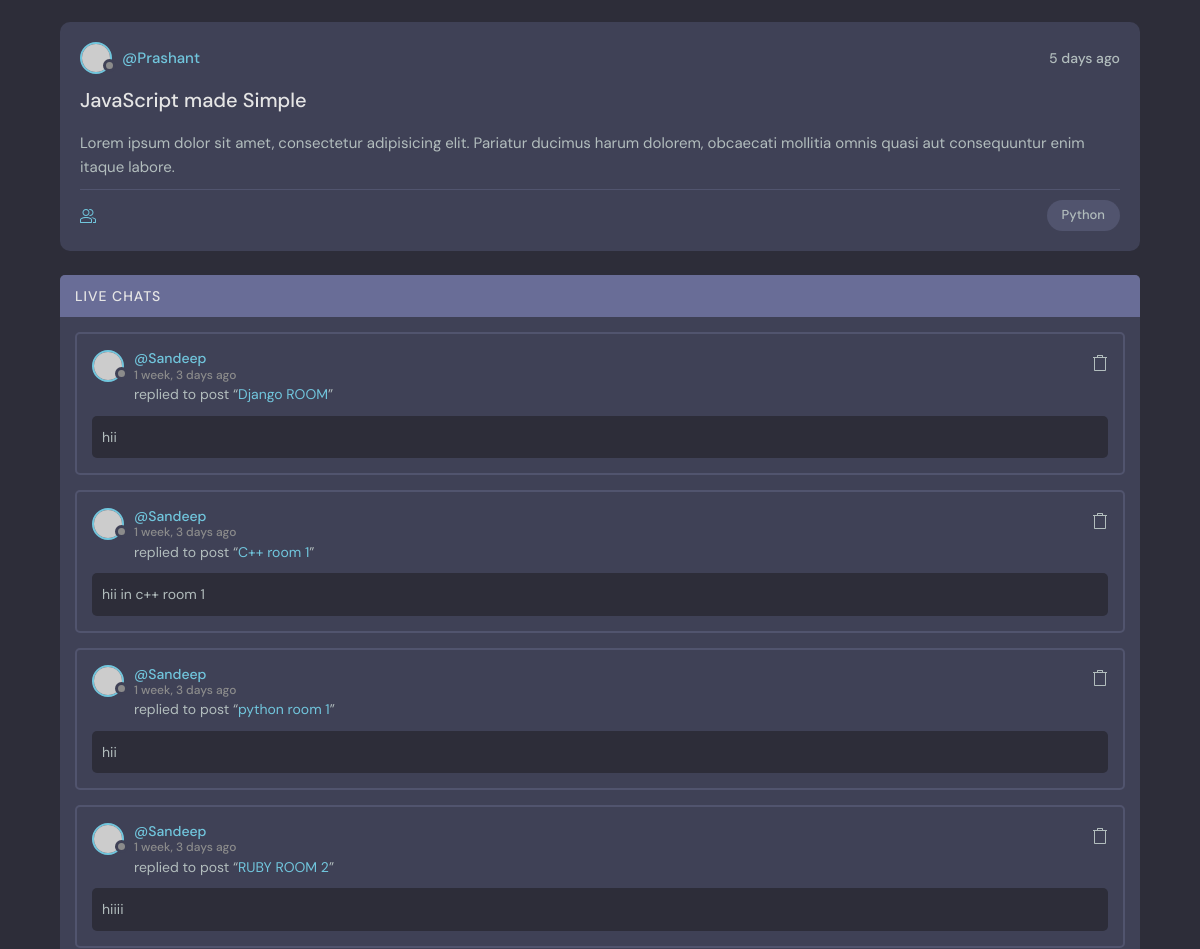
The page /user_profile/1 (middle part) on the database as committed earlier.
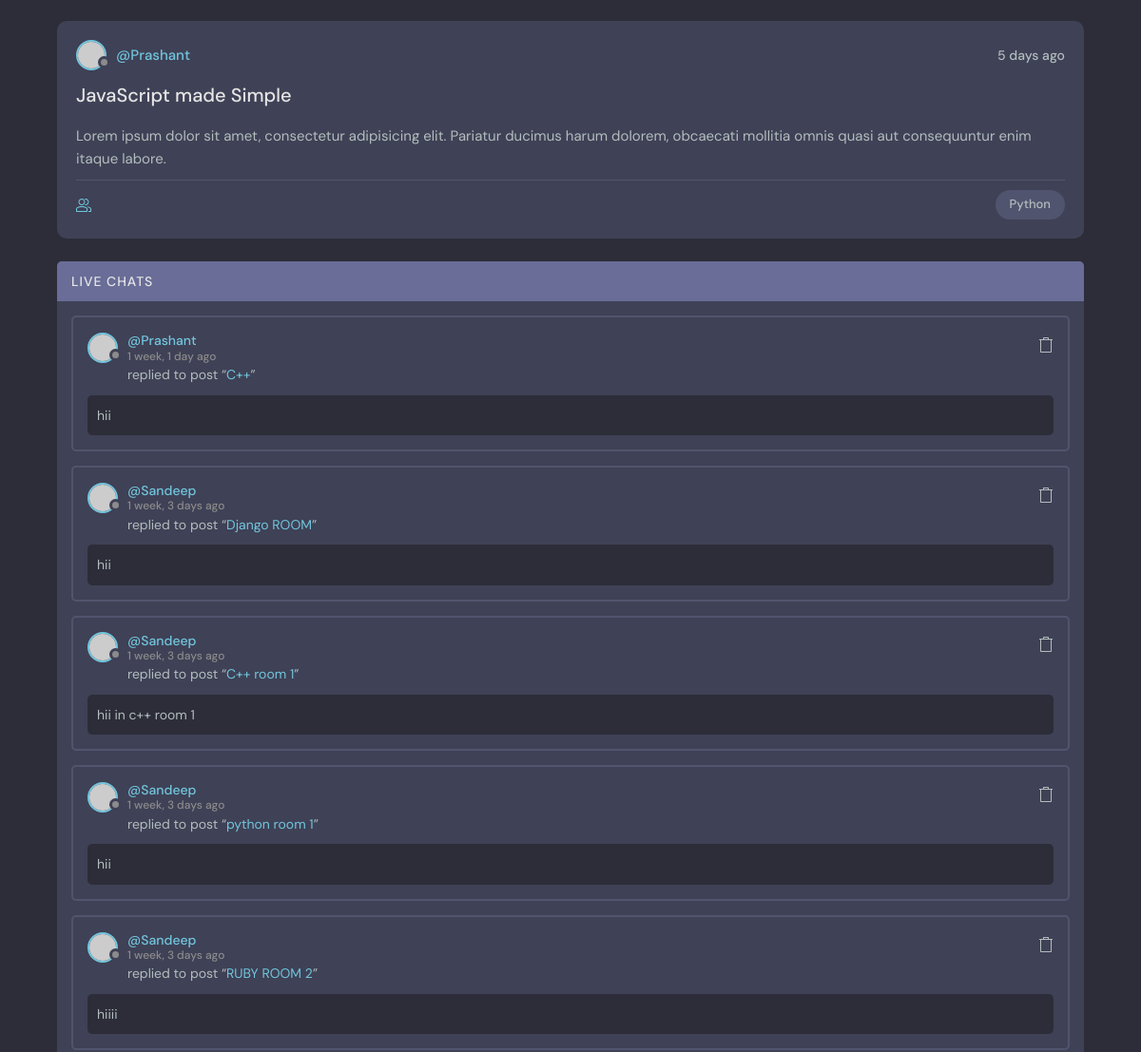
The same page on the database as committed later.
### base/models.py (models this page shows)
class Message(models.Model):
    user=models.ForeignKey(User,on_delete=models.CASCADE)
    room=models.ForeignKey(Room ,on_delete=models.CASCADE)
    body=models.TextField()
    created_at=models.DateTimeField(auto_now_add=True)
    updated_at=models.DateTimeField(auto_now=True)
    def __str__(self):
        return self.body[0:50]
    class Meta:
        ordering=['-updated_at','created_at']

class Room(models.Model):
    host=models.ForeignKey(User,on_delete=models.SET_NULL , null=True)
    name=models.CharField(max_length=20)
    topic=models.ForeignKey(Topic ,on_delete=models.CASCADE,null=True)
    participant=models.ManyToManyField(User , related_name="participant")
    description=models.TextField(null=True,blank=True)
    created_at=models.DateTimeField(auto_now_add=True)
    updated_at=models.DateTimeField(auto_now=True)
    def __str__(self):
        return self.name
    class Meta:
        ordering=['-updated_at','created_at']

### base/views.py (the view)
# urls.py: path('user_profile/<str:pk>',UserProfile,name="User-Profile"),
def UserProfile(request,pk):
   q = request.GET.get('q') if request.GET.get('q') !=None else ''
   user=User.objects.get(id=pk)
   get_message=Message.objects.filter(Q(room__topic__name__icontains=q))
   context={
      'user':user,
      'get_message':get_message,
   }
   return render(request,"base/profile.html",context)

### base/templates/base/profile.html (shortened to what this page needs)
{% extends 'main.html' %}
{% load static %}
{% block content %}
  <div class="container">
      <div class="roomList">
        <div class="roomListRoom">
          <div class="roomListRoom__header">
            <a href="profile.html" class="roomListRoom__author">
              <div class="avatar avatar--small">
                <img src="https://randomuser.me/api/portraits/women/11.jpg" />
              </div>
              <span>@{{user}}</span>
            </a>
            <div class="roomListRoom__actions">
              <span>5 days ago</span>
            </div>
          </div>
          <div class="roomListRoom__content">
            <a href="room.html">JavaScript made Simple</a>
            <p>
              Lorem ipsum dolor sit amet, consectetur adipisicing elit. Pariatur ducimus harum
              dolorem, obcaecati mollitia omnis quasi aut consequuntur enim itaque labore.
            </p>
          </div>
          <div class="roomListRoom__meta">
            <a href="room.html" class="roomListRoom__joined">
            </a>
            <p class="roomListRoom__topic">Python</p>
          </div>
        </div>
      </div>
      <div class="activities">
        <div class="activities__header">
          <h2>Live Chats</h2>
        </div>
        {% for m in get_message %}
        <div class="activities__box">
          <div class="activities__boxHeader roomListRoom__header">
            <a href="profile.html" class="roomListRoom__author">
              <div class="avatar avatar--small">
                <img src="https://randomuser.me/api/portraits/women/11.jpg" />
              </div>
              <p>
                @{{m.user}}
                <span>{{m.created_at|timesince}} ago</span>
              </p>
            </a>
            <div class="roomListRoom__actions">
              <a href="#">
              </a>
            </div>
          </div>
          <div class="activities__boxContent">
            <p>replied to post “<a href="room.html">{{m.room}}</a>”</p>
            <div class="activities__boxRoomContent">
              {{m}}
            </div>
          </div>
        </div>
        {% endfor %}
    </div>
{% endblock content %}

Rows that differ between the two databases and show on the page:
added Message: user "Prashant", created_at "1 week, 1 day", room "C++", body "hii"
